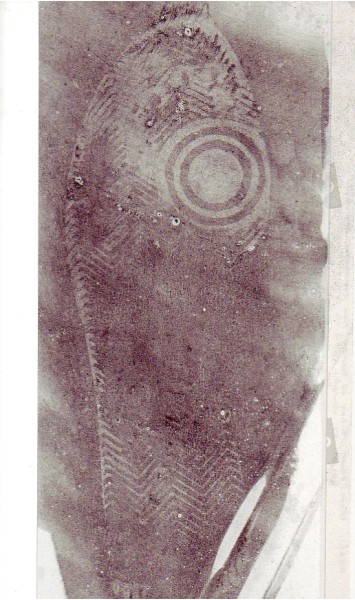
#> input picture hw3/shoeprint/circle.png, 355 x 600 px
$ python cht.py
#> lines starting #> are read from the running program, lines starting #| are printed output that depends on the picture; after the words box and inside, x2 and y2 are one past the last pixel; in counts of white or black regions, pixels touching at a corner belong together
import cv2 as cv
import numpy as np

if __name__ == "__main__":
    cimg = cv.imread("shoeprint/circle.png")
#> cimg is the input picture: shape (600, 355, 3); mean B, G, R 151.6, 151.7, 168.5
    # img = cv.GaussianBlur(img, (5,5), 0)
    img = cv.cvtColor(cimg, cv.COLOR_BGR2GRAY)
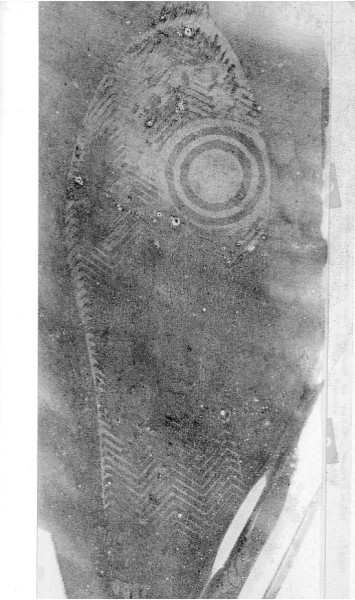
#> img: shape (600, 355); min 12, max 255, mean 156.7
    img = cv.medianBlur(img, 5)
    edges = cv.Canny(img, 120, 180)
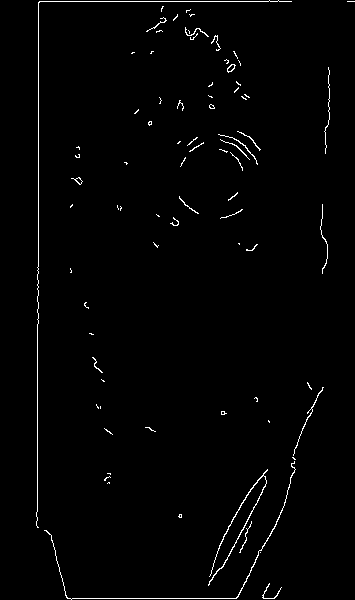
#> edges: shape (600, 355); 1.4% white in thin lines or dots, all inside (x1, y1, x2, y2) = (36, 0, 355, 600)
    cv.imwrite("output/edge.png", edges)
    cv.imwrite("output/smoothed.png", img)

    #cimg = img
    circles = cv.HoughCircles(img, cv.HOUGH_GRADIENT, 1, 20,
                             param1=100, param2=100, minRadius=0, maxRadius=0)
#> circles = [[215.5, 174.5, 35.7]]
    circles = np.uint16(np.around(circles))
#> circles = [[216, 174, 36]]
    for i in circles[0, :]:
        cv.circle(cimg, (i[0], i[1]), i[2], (0, 255, 0),2)
        cv.circle(cimg, (i[0], i[1]), 2, (0, 0, 255), 3)
#> this loop made 1 pass
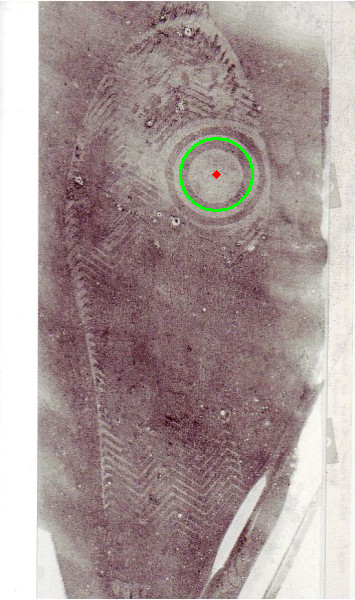
#> cimg: shape (600, 355, 3); 0.33% of pixels changed, all inside (x1, y1, x2, y2) = (179, 137, 254, 212)

    cv.imwrite("output/cht.png", cimg)
